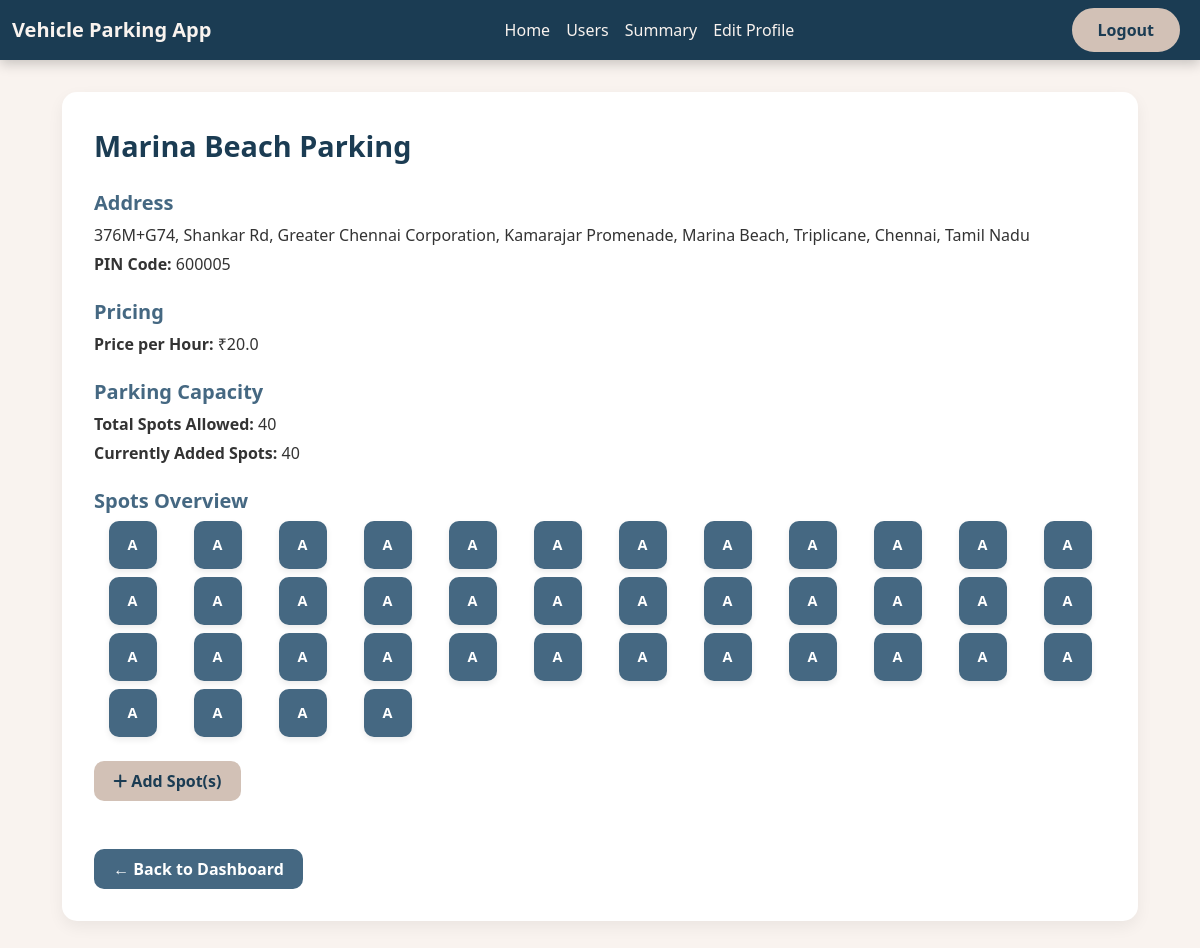
Screenshot of /admin_dashboard/view_parking_spots/2 (signed in) with the database file from the repository.
### models.py (models this page shows)
class Parking_Lot(db.Model):
    __tablename__ = 'parking_lot'
    id = db.Column(db.Integer, primary_key=True)
    prime_location_name = db.Column(db.String(128), nullable=False)
    address = db.Column(db.String(128), nullable=False)
    pin_code = db.Column(db.String(6), nullable=False)
    price_per_hour = db.Column(db.Float, nullable=False)
    maximum_spots = db.Column(db.Integer, nullable=False)
    parking_spots = db.relationship('Parking_Spot', backref='parking_lot', lazy=True)

class Parking_Spot(db.Model):
    __tablename__ = 'parking_spot'
    id = db.Column(db.Integer, primary_key=True)
    lot_id = db.Column(db.Integer, db.ForeignKey('parking_lot.id'), nullable=False)
    status = db.Column(db.String(1), default='A', nullable=False)
    reservations = db.relationship('Reservation', backref='parking_spot', lazy=True)

### routes.py (the view)
@app.route('/admin_dashboard/view_parking_spots/<int:lot_id>')
@admin_required
def view_parking_spots(lot_id):
    parking_lot = Parking_Lot.query.get(lot_id)
    if not parking_lot:
        flash('Parking lot not found', 'danger')
        return redirect(url_for('admin_dashboard', user_id=session['user_id']))
    return render_template('view_parking_spots.html', parking_lot=parking_lot, parking_spots=parking_lot.parking_spots)

### routes.py (called while the page is built)
def admin_required(func):
    @wraps(func)
    def inner(*args, **kwargs):
        if 'user_id' not in session:
            flash('You need to log in first', 'danger')
            return redirect(url_for('admin_login'))
        user = User.query.get(session['user_id'])
        if not user.is_admin:
            flash('You do not have permission to access this page', 'danger')
            return redirect(url_for('admin_login'))
        return func(*args, **kwargs)
    return inner

### templates/view_parking_spots.html (shortened to what this page needs)
{% extends 'layout.html' %}
{% block navbar %}
    {% include 'admin_navbar.html' %}
{% endblock navbar %}
{% block content %}
<div class="container lot-detail-container">
    <div class="lot-detail-card">
        <div class="lot-detail-title">{{ parking_lot.prime_location_name }}</div>
        <div class="lot-detail-section">
            <h5>Address</h5>
            <p>{{ parking_lot.address }}</p>
            <p><strong>PIN Code:</strong> {{ parking_lot.pin_code }}</p>
        </div>
        <div class="lot-detail-section">
            <h5>Pricing</h5>
            <p><strong>Price per Hour:</strong> ₹{{ parking_lot.price_per_hour }}</p>
        </div>
        <div class="lot-detail-section">
            <h5>Parking Capacity</h5>
            <p><strong>Total Spots Allowed:</strong> {{ parking_lot.maximum_spots }}</p>
            <p><strong>Currently Added Spots:</strong> {{ parking_spots|length }}</p>
        </div>
        <div class="lot-detail-section">
            <h5>Spots Overview</h5>
            {% if parking_spots %}
                <div class="row gx-2 gy-2">
                    {% for spot in parking_spots %}
                        <div class="col-3 col-sm-2 col-md-1 text-center">
                            <a href="{{ url_for('parking_spot', spot_id=spot.id) }}" class="text-decoration-none">
                                <div class="spot-box {{ 'available' if spot.status == 'A' else 'reserved' }}">
                                    {{ 'A' if spot.status == 'A' else 'R' }}
                                </div>
                            </a>
                        </div>
                    {% endfor %}
                </div>
            {% else %}
                <p class="text-muted">No spots available for this lot yet.</p>
            {% endif %}
        </div>
        <div class="mb-4">
            <a href="{{ url_for('add_parking_spot', lot_id=parking_lot.id) }}" class="btn-add-spot">
                <i class="fa-solid fa-plus"></i> Add Spot(s)
            </a>
        </div>
        <a href="{{ url_for('admin_dashboard', user_id=session['user_id']) }}" class="btn-back">← Back to Dashboard</a>
    </div>
</div>
{% endblock content %}

### templates/view_parking_spots.html (style rules this page uses)
body { background-color: #F9F3EF; font-family: 'Segoe UI', Tahoma, Geneva, Verdana, sans-serif; color: #1B3C53; }
.lot-detail-container { padding: 2rem; }
.lot-detail-card { background-color: #FFFFFF; border-radius: 15px; box-shadow: 0 6px 16px rgba(0, 0, 0, 0.06); padding: 2rem; }
.lot-detail-title { font-size: 1.8rem; font-weight: bold; color: #1B3C53; margin-bottom: 1.5rem; }
.lot-detail-section { margin-bottom: 1.5rem; }
.lot-detail-section h5 { font-weight: 600; color: #456882; margin-bottom: 0.5rem; }
.lot-detail-section p { margin: 0.3rem 0; color: #333; }
.btn-back, .btn-add-spot { border-radius: 10px; padding: 0.5rem 1.2rem; font-weight: 600; text-decoration: none; display: inline-block; }
.btn-add-spot { background-color: #D2C1B6; color: #1B3C53; margin-bottom: 1.5rem; }
.btn-back { background-color: #456882; color: #fff; }
.spot-box { width: 48px; height: 48px; border-radius: 10px; display: flex; align-items: center; justify-content: center; font-weight: 600; font-size: 0.9rem; color: #fff; margin: auto; box-shadow: 0 3px 6px rgba(0, 0, 0, 0.08); }
.available { background-color: #456882; }

### rows the page displays
Parking_Lot: prime_location_name "Marina Beach Parking", address "376M+G74, Shankar Rd, Greater Chennai Corporation, Kamarajar Promenade, Marina Beach, Triplicane, Chennai, Tamil Nadu", pin_code "600005", price_per_hour "20.0", maximum_spots "40"
Parking_Spot: status "A"
Parking_Spot: status "A"
Parking_Spot: status "A"
Parking_Spot: status "A"
Parking_Spot: status "A"
Parking_Spot: status "A"
Parking_Spot: status "A"
Parking_Spot: status "A"
Parking_Spot: status "A"
Parking_Spot: status "A"
Parking_Spot: status "A"
Parking_Spot: status "A"
Parking_Spot: status "A"
Parking_Spot: status "A"
Parking_Spot: status "A"
Parking_Spot: status "A"
Parking_Spot: status "A"
Parking_Spot: status "A"
Parking_Spot: status "A"
Parking_Spot: status "A"
Parking_Spot: status "A"
Parking_Spot: status "A"
Parking_Spot: status "A"
Parking_Spot: status "A"
Parking_Spot: status "A"
Parking_Spot: status "A"
Parking_Spot: status "A"
Parking_Spot: status "A"
Parking_Spot: status "A"
Parking_Spot: status "A"
Parking_Spot: status "A"
Parking_Spot: status "A"
Parking_Spot: status "A"
Parking_Spot: status "A"
Parking_Spot: status "A"
Parking_Spot: status "A"
Parking_Spot: status "A"
Parking_Spot: status "A"
Parking_Spot: status "A"
Parking_Spot: status "A"

### other values shown
{{ parking_spots|length }} "40"
